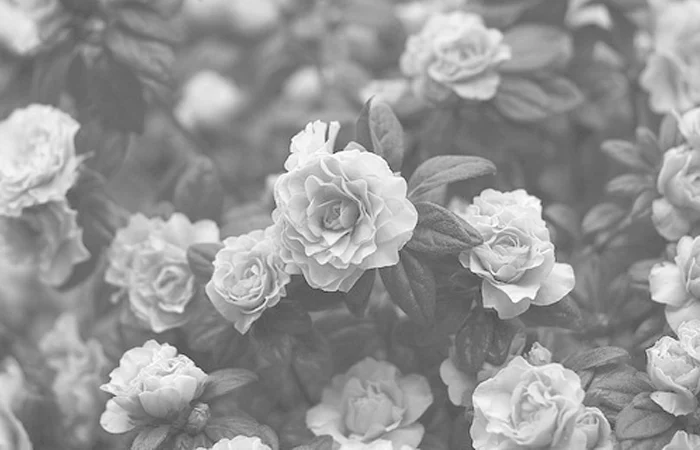
#> input picture fotoaparatko/flowers.webp, 700 x 450 px
$ python histogram_equalisation.py
#> lines starting #> are read from the running program, lines starting #| are printed output that depends on the picture
#> in main, input_image is the input picture: PIL image 700x450 RGB; mean R, G, B 149.7, 149.7, 149.7
import numpy as np
import matplotlib.pyplot as plt
from PIL import Image


# Function for histogram equalization
def histogram_equalization(image, method=1):
    # Check if the input image is in color and convert to grayscale if necessary
#> called with method = 1
    if image.ndim == 3:
        image = np.mean(image, axis=2)

    # Define the number of bins for the histogram
    num_bins = 256

    # Compute the histogram and bins
    histogram, bins = np.histogram(image.flatten(), num_bins, density=True)
#> histogram = 256 values, max 0.0259 at index 65, min 0 at index 1, mean 0.00493; bins = 257 values from 52 to 255

    # Define the range for pixel and cumulative histograms
    P_min, P_max = 0, num_bins - 1
    C_min, C_max, C_new = 0, num_bins - 1, np.zeros(num_bins)

    # Initialize histograms and variables
    H = np.zeros(num_bins)
    R_current = 0
    H_sum = 0
    H_mid = (P_max - P_min) / (C_max - C_min)

    # Compute the histogram of the input image
    for pixel_value in range(P_min, P_max + 1):
        H[pixel_value] = np.sum(image == pixel_value)
#> after the loop, H = 256 values, max 6459 at index 104, min 0 at index 0, mean 1221.7

    # Histogram equalization process
    for C_current in range(C_min, C_max + 1):
        L = R_current
        H_sum += H[C_current]

        # Perform the redistribution of pixel values based on the cumulative histogram
        while H_sum > H_mid:
            H_sum -= H_mid
            R_current += 1

        R = R_current

        # Apply the chosen equalization method
        if method == 1:
            C_new[C_current] = (L + R) / 2
        elif method == 2:
            C_new[C_current] = np.random.randint(L, R + 1)
#> this loop made 256 passes
#> after the loop, C_new = 256 values from 0 to 312723; H_sum = 1; R_current = 312750

    # Update the pixel values in the input image
    for pixel_value in range(P_min, P_max + 1):
        if method in [1, 2]:
            image[np.where(image == pixel_value)] = C_new[pixel_value]
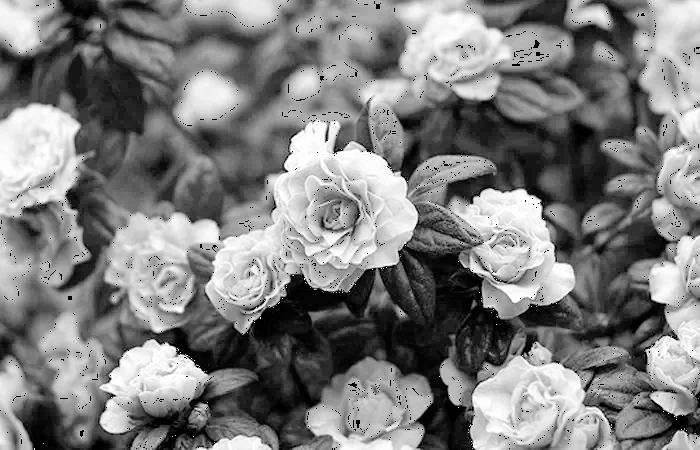
#> image: shape (450, 700) float64; min 0, max 312723, mean 155359.2; drawn with min black and max white

    return image


def main():
    # Load the input image
    input_image = Image.open('flowers.webp')
    input_image = np.array(input_image)

    # Apply histogram equalization with different methods
    output_image_method1 = histogram_equalization(input_image, method=1)
    output_image_method2 = histogram_equalization(input_image, method=2)
#> the loop in histogram_equalization (call 2), `for C_current in range(C_min, C_max + 1):` made 256 passes

    # Display the input and output images
    plt.figure(figsize=(12, 6))
    plt.subplot(2, 2, 1)
    plt.imshow(input_image, cmap='gray')
    plt.title('Input Image')

    plt.subplot(2, 2, 2)
    plt.imshow(output_image_method1, cmap='gray')
    plt.title('Method 1')

    plt.subplot(2, 2, 3)
    plt.imshow(output_image_method2, cmap='gray')
    plt.title('Method 2')

    plt.tight_layout()
    plt.show()
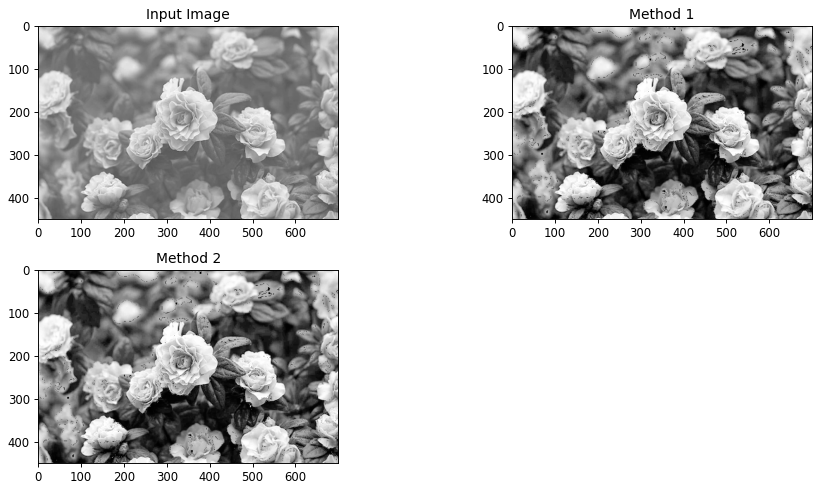
#> figure drawn by matplotlib, 3 panels


if __name__ == "__main__":
    main()
